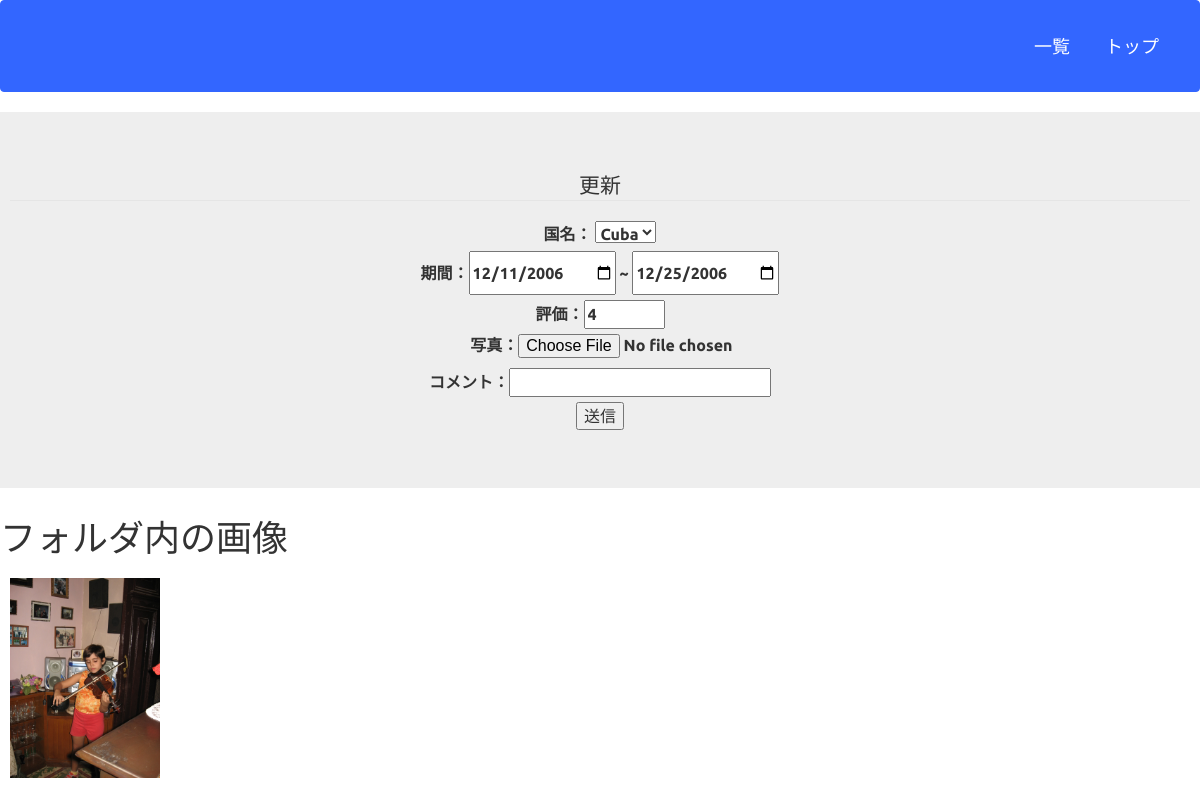
Screenshot of /bm_detail.php?id=20 with the database file from the repository.
### tables this page shows
CREATE TABLE `gs_bm_table` (
  `id` int(12) NOT NULL,
  `country` varchar(64) NOT NULL,
  `start` date NOT NULL DEFAULT '1900-01-01',
  `end` date NOT NULL DEFAULT '1900-01-01',
  `url` text NOT NULL,
  `image` varchar(256) NOT NULL,
  `rate` int(11) NOT NULL,
  `comment` text NOT NULL,
  `date` datetime NOT NULL
);

### bm_detail.php (the view, shortened to what this page needs)
<?php
$id = $_GET['id'];
$pdo = db_con();
$stmt = $pdo->prepare('SELECT * FROM gs_bm_table WHERE id = :id;');
$stmt->bindValue(':id', $id, PDO::PARAM_INT);
$status = $stmt->execute();
if ($status === false) {
    $error = $stmt->errorInfo();
    exit('SQLError:' . print_r($error, true));
} else {
    $result = $stmt->fetch();
}
?>
<!DOCTYPE html>
<html lang="ja">
<head>
    <link href="css/bootstrap.min.css" rel="stylesheet">
</head>
<body>
    <header>
        <nav class="navbar navbar-default">
            <div class="container-fluid nav-right">
                <div class="navbar-header"><a class="navbar-brand" href="bm_select.php">一覧</a></div>
                <div class="navbar-header"><a class="navbar-brand" href="index.php">トップ</a></div>
            </div>
        </nav>
    </header>
    <form method="POST" action="bm_update.php" enctype="multipart/form-data">
        <div class="jumbotron">
            <fieldset>
            <div class="inputArea">
                <legend>更新</legend>
                <label>国名：
                    <select type="text" name="country" value="<?= $result['country'] ?>">
                        <option value="<?= $result['country'] ?>"><?= $result['country'] ?></option>
                    </select>
                </label><br>
                <label>期間：<input type="date" name="start" value="<?= $result['start'] ?>"> ~ <input type="date" name="end" value="<?= $result['end'] ?>"></label><br>
                <label>評価：<input type="number" name="rate" min="1" max="5" value="<?= $result['rate'] ?>"></label><br>
                <label class="shashin" for="image">写真：<input type="file" name="image" value="<?= $result['image'] ?>"></label>
                <label>コメント：<input type="text" name="comment" value="<?= $result['comment'] ?>"></label><br>
                <input type="submit" value="送信">
            </div>
            </fieldset>
        </div>
    </form>
    <h1>フォルダ内の画像</h1>
    <div class="image-gallery">
        <?php
        $folder = "img/{$id}/";
        if (is_dir($folder)) {
            $files = scandir($folder);
                foreach ($files as $file) {
                    if ($file === '.' || $file === '..') {
                        continue;
                    }
                    $filePath = $folder . $file;
                    if (is_file($filePath) && in_array(pathinfo($filePath, PATHINFO_EXTENSION), ['JPG', 'JPEG', 'PNG', 'GIF','jpg', 'jpeg', 'png', 'gif'])) {
                        echo '<img src="' . htmlspecialchars($filePath) . '" class="gallery-image">';
                    }
                }
        } else {
            echo "指定されたフォルダが存在しません。";
        }
        ?>
    </div>
</body>
</html>

### bm_detail.php (style rules this page uses)
.image-gallery { display: flex; flex-wrap: wrap; justify-content: flex-start; gap: 10px; }
.gallery-image { width: auto; height: 200px; object-fit: contain; }
div { padding: 10px; font-size: 16px; }
.navbar-default { background-color: #3366FF; border-color: #3366FF; }
.nav-right { display: flex; justify-content: flex-end; width: 100%; }
.inputArea { width: 100%; margin:0 auto; text-align: center; }
.shashin { margin:0 auto; display: flex; align-items: center; text-align: center; margin-left:39%; margin-bottom:10px; }

### rows the page displays
gs_bm_table: country "Cuba", start "12/11/2006", end "12/25/2006", rate "4"
